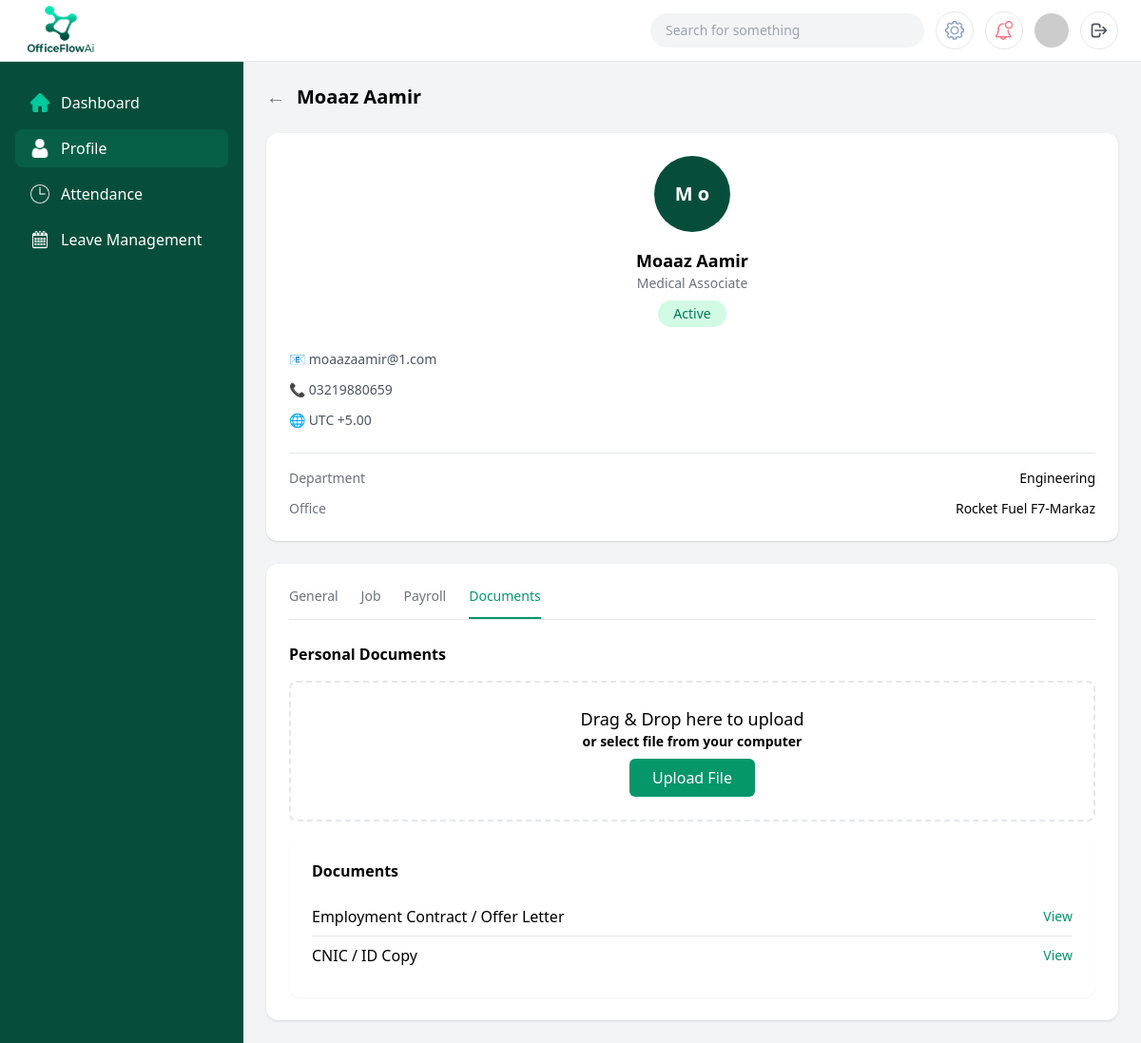
Screenshot of /employees/EMP-008/documents/ (signed in) with the database file from the repository.
### core/models.py (models this page shows)
class EmployeeProfile(models.Model):
    user = models.OneToOneField(User, on_delete=models.CASCADE)
    employee_id = models.CharField(max_length=20, unique=True)
    department = models.CharField(
        max_length=30,
        choices=[
            ('ENGINEERING', 'Engineering'),
            ('PROCUREMENT', 'Procurement'),
            ('FINANCE', 'Finance'),
            ('CONSTRUCTION', 'Construction'),
            ('HSE', 'HSE'),
        ]
    )
    job_title = models.CharField(max_length=100)
    office = models.CharField(max_length=100, blank=True)
    employment_type = models.CharField(
        max_length=20,
        choices=[
            ('FULL_TIME', 'Full Time'),
            ('PART_TIME', 'Part Time'),
            ('CONTRACT', 'Contract'),
        ]
    )
    status = models.CharField(
        max_length=20,
        choices=[
            ('ACTIVE', 'Active'),
            ('INACTIVE', 'Inactive'),
            ('TERMINATED', 'Terminated'),
        ],
        default='ACTIVE'
    )
    join_date = models.DateField()
    exit_date = models.DateField(null=True, blank=True)
    created_at = models.DateTimeField(auto_now_add=True)

class EmployeePersonalInfo(models.Model):
    employee = models.OneToOneField(EmployeeProfile, on_delete=models.CASCADE)
    full_name = models.CharField(max_length=150)
    gender = models.CharField(
        max_length=10,
        choices=[('MALE','Male'), ('FEMALE','Female'), ('OTHER','Other')]
    )
    date_of_birth = models.DateField()
    marital_status = models.CharField(max_length=20)
    email = models.EmailField()
    phone_number = models.CharField(max_length=20)
    personal_id = models.CharField(max_length=50)  # CNIC / Passport
    emergency_contact = models.CharField(max_length=20)
    timezone = models.CharField(max_length=50, default='UTC+5')

class EmployeeDocument(models.Model):
    employee = models.ForeignKey(EmployeeProfile, on_delete=models.CASCADE)
    name = models.CharField(max_length=100)
    category = models.CharField(
        max_length=50,
        choices=[
            ('IDENTITY','Identity'),
            ('EMPLOYMENT','Employment'),
            ('CONTRACT','Contract'),
            ('CERTIFICATION','Certification'),
        ]
    )
    file = models.FileField(upload_to='employee_documents/')
    uploaded_by = models.ForeignKey(User, on_delete=models.SET_NULL, null=True)
    uploaded_at = models.DateTimeField(auto_now_add=True)

### core/views.py (the view)
def employee_documents_view(request, employee_id):
    if not can_access_employee(request.user, employee_id):
        messages.error(request, "You don't have permission to access this page.")
        return redirect("login")
    employee = _get_employee_or_404(employee_id)
    documents = EmployeeDocument.objects.filter(employee=employee).order_by("-uploaded_at")
    if request.method == "POST":
        form = EmployeeDocumentForm(request.POST, request.FILES)
        if form.is_valid():
            doc = form.save(commit=False)
            doc.employee = employee
            doc.uploaded_by = request.user if request.user.is_authenticated else None
            doc.save()
            return redirect("employee_documents", employee_id=employee.employee_id)
    else:
        form = EmployeeDocumentForm()
    context = {
        "employee": employee,
        "documents": documents,
        "form": form,
    }
    return render(request, "employeePages/employee4.html", context)

### core/forms.py
class EmployeeDocumentForm(forms.ModelForm):
    class Meta:
        model = EmployeeDocument
        fields = ["file"]

### core/views.py (called while the page is built)
def can_access_employee(user, employee_id):
    if not user.is_authenticated:
        return False
    if user.is_superuser or user.groups.filter(name='HR').exists():
        return True
    try:
        profile = EmployeeProfile.objects.get(user=user)
        return profile.employee_id == employee_id
    except EmployeeProfile.DoesNotExist:
        return False

def _get_employee_or_404(employee_id: str) -> EmployeeProfile:
    return get_object_or_404(EmployeeProfile, employee_id=employee_id)

### core/templates/employeePages/employee4.html (shortened to what this page needs)
{% load static %}
<!DOCTYPE html>
<html lang="en">
  <head>
    <script src="https://cdn.tailwindcss.com"></script>
  </head>
  <body class="bg-gray-100">
    <header class="fixed top-0 left-0 right-0 z-50 bg-white border-b">
      <div class="flex items-center justify-between px-6 h-16">
        <img
          src="{% static 'assets/img/brand/OfficeFlowAi.png' %}"
          class="h-20 w-20"
          alt="OfficeFlowAi Logo"
        />
        <div class="flex items-center gap-3">
          <div
            class="hidden md:flex items-center bg-gray-100 rounded-full px-4 py-2 w-72"
          >
            <input
              type="text"
              placeholder="Search for something"
              class="bg-transparent outline-none text-sm w-full"
            />
          </div>
          <button
            class="w-10 h-10 flex items-center justify-center border rounded-full"
          >
            <img
              src="{% static 'assets/img/icons/common/settings 1.png' %}"
              class="w-5"
              alt="Settings"
            />
          </button>
          <button
            class="w-10 h-10 flex items-center justify-center border rounded-full"
          >
            <img
              src="{% static 'assets/img/icons/common/002-notification-1.png' %}"
              class="w-5"
              alt="Notifications"
            />
          </button>
          <img
            src="https://i.pravatar.cc/40"
            class="w-9 h-9 rounded-full"
            alt="User Avatar"
          />
          <a
            href="{% url 'logout' %}"
            class="w-10 h-10 border rounded-full flex items-center justify-center hover:bg-gray-100 text-gray-600"
            title="Logout"
          >
            <svg class="w-5 h-5" fill="none" stroke="currentColor" viewBox="0 0 24 24">
              <path stroke-linecap="round" stroke-linejoin="round" stroke-width="2" d="M17 16l4-4m0 0l-4-4m4 4H7m6 4v1a3 3 0 01-3 3H6a3 3 0 01-3-3V7a3 3 0 013-3h4a3 3 0 013 3v1"></path>
            </svg>
          </a>
        </div>
      </div>
    </header>
    <div class="flex pt-16">
      <aside
        class="hidden lg:block w-64 bg-emerald-900 min-h-screen fixed text-white"
      >
        <nav class="px-4 py-6 space-y-2">
          <a
            href="{% url 'employee_dashboard' employee.employee_id %}"
            class="flex items-center gap-3 px-4 py-2 rounded-lg hover:bg-emerald-800"
          >
            <img
              src="{% static 'assets/img/icons/common/home 2.png' %}"
              class="w-5"
              alt="Dashboard"
            />
            Dashboard
          </a>
          <a
            href="{% url 'employee_general' employee.employee_id %}"
            class="flex items-center gap-3 px-4 py-2 rounded-lg bg-emerald-800"
          >
            <img
              src="{% static 'assets/img/icons/common/user 3 1.png' %}"
              class="w-5"
              alt="Employees"
            />
            Profile
          </a>
          <a
            href="{% url 'employee_attendance' employee.employee_id %}"
            class="flex items-center gap-3 px-4 py-2 rounded-lg hover:bg-emerald-800"
          >
            <img
              src="{% static 'assets/img/icons/common/clock.png' %}"
              class="w-5 filter invert"
              alt="Attendance"
            />
            Attendance
          </a>
          <a
            href="{% url 'employee_leaves' employee.employee_id %}"
            class="flex items-center gap-3 px-4 py-2 rounded-lg hover:bg-emerald-800"
          >
            <img
              src="{% static 'assets/img/icons/common/calendar.png' %}"
              class="w-5"
              alt="Leave Management"
            />
            Leave Management
          </a>
        </nav>
      </aside>
      <main class="flex-1 lg:ml-64 p-6">
        <div class="flex items-center gap-3 mb-6">
          <button class="text-gray-500 text-xl" onclick="history.back()">
            &#8592;
          </button>
          <h1 class="text-xl font-semibold">
            {{ employee.employeepersonalinfo.full_name }}
          </h1>
        </div>
        <div class="grid grid-cols-1 xl:grid-cols-3 gap-6">
          <div class="bg-white rounded-xl shadow p-6 self-start">
            <div class="flex flex-col items-center text-center">
              <div
                class="w-20 h-20 rounded-full flex items-center justify-center text-xl font-semibold text-white mb-4"
                style="background-color: #064e3b"
              >
                {{ employee.employeepersonalinfo.full_name|slice:":1" }}
                {{employee.employeepersonalinfo.full_name|slice:"1:2" }}
              </div>
              <h2 class="font-semibold text-lg">
                {{ employee.employeepersonalinfo.full_name }}
              </h2>
              <p class="text-sm text-gray-500">{{ employee.job_title }}</p>
              <span
                class="mt-2 px-4 py-1 text-sm bg-emerald-100 text-emerald-700 rounded-full"
              >
                {{ employee.get_status_display }}
              </span>
            </div>
            <div class="mt-6 space-y-3 text-sm text-gray-600">
              <div class="flex items-center gap-2">
                📧 {{ employee.employeepersonalinfo.email }}
              </div>
              <div class="flex items-center gap-2">
                📞 {{ employee.employeepersonalinfo.phone_number }}
              </div>
              <div class="flex items-center gap-2">
                🌐 {{ employee.employeepersonalinfo.timezone }}
              </div>
            </div>
            <div class="border-t mt-6 pt-4 space-y-3">
              <div class="flex justify-between text-sm">
                <span class="text-gray-500">Department</span>
                <span class="font-medium"
                  >{{employee.get_department_display|default:employee.department}}</span
                >
              </div>
              <div class="flex justify-between text-sm">
                <span class="text-gray-500">Office</span>
                <span class="font-medium">{{ employee.office }}</span>
              </div>
            </div>
          </div>
          <div class="xl:col-span-2 bg-white rounded-xl shadow p-6">
            <div class="border-b mb-6">
              <nav class="flex gap-6 text-sm font-medium">
                <a
                  href="{% url 'employee_general' employee.employee_id %}"
                  class="pb-3 text-gray-500 hover:text-gray-700"
                >
                  General
                </a>
                <a
                  href="{% url 'employee_job' employee.employee_id %}"
                  class="pb-3 text-gray-500 hover:text-gray-700"
                  >Job</a
                >
                <a
                  href="{% url 'employee_payroll' employee.employee_id %}"
                  class="pb-3 text-gray-500 hover:text-gray-700"
                  >Payroll</a
                >
                <a class="pb-3 border-b-2 border-emerald-600 text-emerald-600"
                  >Documents</a
                >
              </nav>
            </div>
            <div>
              <div class="flex justify-between items-center mb-4">
                <h3 class="font-semibold">Personal Documents</h3>
              </div>
              <form
                method="post"
                enctype="multipart/form-data"
                class="border-2 border-dashed rounded-lg p-6 text-center mb-4"
              >
                <p class="text-black-500 text-lg">Drag & Drop here to upload</p>
                <p class="text-black-500 text-sm font-semibold mb-2">
                  or select file from your computer
                </p>
                <button
                  type="button"
                  class="bg-[#059669] text-white px-6 py-2 rounded-md"
                  onclick="document.getElementById('doc-file-input').click()"
                >
                  Upload File
                </button>
              </form>
              <div class="bg-white rounded-xl p-6 shadow-sm">
                <h3 class="font-semibold mb-4">Documents</h3>
                {% for doc in documents %}
                <div
                  class="flex justify-between items-center py-2 border-b last:border-b-0"
                >
                  <span>{{ doc.name }}</span>
                  <a
                    href="{{ doc.file.url }}"
                    class="text-sm text-emerald-600"
                    target="_blank"
                    >View</a
                  >
                </div>
                {% empty %}
                <p class="text-sm text-gray-500">No documents uploaded yet.</p>
                {% endfor %}
              </div>
            </div>
          </div>
        </div>
      </main>
    </div>
  </body>
</html>

### rows the page displays
EmployeeProfile: employeepersonalinfo.full_name "Moaaz Aamir", employeepersonalinfo.full_name "M", employeepersonalinfo.full_name "o", job_title "Medical Associate", status "Active", employeepersonalinfo.email "moaazaamir@1.com", employeepersonalinfo.phone_number "03219880659", employeepersonalinfo.timezone "UTC +5.00", department "Engineering", office "Rocket Fuel F7-Markaz"
EmployeeDocument: name "Employment Contract / Offer Letter"
EmployeeDocument: name "CNIC / ID Copy"
